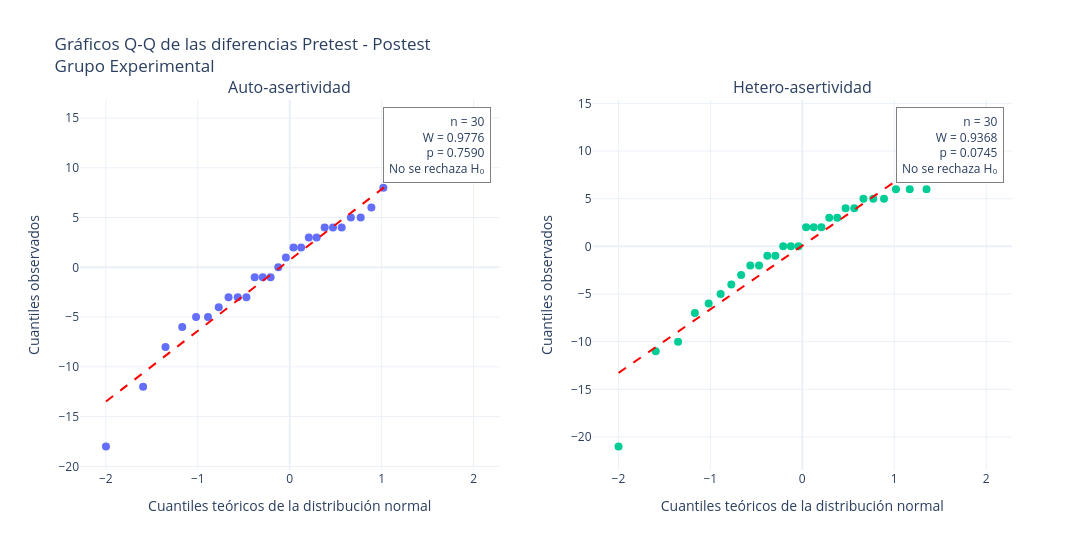

Write notebook code for a chart like this one.
### Code cell
alpha = 0.05

# Seleccionar grupo
grupo = 'experimental'  # 'control' o 'experimental'

# Variables de asertividad
variables = [
    'Auto-asertividad',
    'Hetero-asertividad'
]

# Copiar y normalizar datos
datos = estilos_aplicados.copy()

datos['Grupo'] = (
    datos['Grupo']
    .astype(str)
    .str.strip()
    .str.lower()
)

datos['Test'] = (
    datos['Test']
    .astype(str)
    .str.strip()
    .str.lower()
)

# Convertir puntajes a valores numéricos
for variable in variables:
    datos[variable] = pd.to_numeric(
        datos[variable],
        errors='coerce'
    )

# Filtrar grupo seleccionado
datos_grupo = datos[
    datos['Grupo'] == grupo.lower()
].copy()

# Crear subgráficos
fig = make_subplots(
    rows=1,
    cols=2,
    subplot_titles=variables
)

# Recorrer variables
for i, variable in enumerate(variables):

    columna = i + 1

    # Emparejar participantes
    datos_pareados = datos_grupo.pivot(
        index='ID',
        columns='Test',
        values=variable
    )

    datos_pareados = datos_pareados.reindex(
        columns=['pretest', 'postest']
    ).dropna()

    # Calcular diferencias
    diferencias = (
        datos_pareados['postest'] -
        datos_pareados['pretest']
    ).to_numpy()

    n = len(diferencias)

    # Verificar datos suficientes
    if n < 3:
        continue

    # Shapiro-Wilk
    resultado = shapiro(diferencias)

    W = resultado.statistic
    pvalue = resultado.pvalue

    # Calcular cuantiles teóricos y observados
    (
        (cuantiles_teoricos, cuantiles_observados),
        (pendiente, intercepto, r)
    ) = probplot(
        diferencias,
        dist='norm',
        fit=True
    )

    # Gráfico de puntos Q-Q
    fig.add_trace(
        go.Scatter(
            x=cuantiles_teoricos,
            y=cuantiles_observados,
            mode='markers',
            name='Cuantiles observados',
            showlegend=(i == 0),
            marker=dict(size=8),
            hovertemplate=(
                'Cuantil teórico: %{x:.3f}<br>'
                'Cuantil observado: %{y:.3f}'
                '<extra></extra>'
            )
        ),
        row=1,
        col=columna
    )

    # Línea de referencia
    x_linea = np.linspace(
        min(cuantiles_teoricos),
        max(cuantiles_teoricos),
        100
    )

    y_linea = pendiente * x_linea + intercepto

    fig.add_trace(
        go.Scatter(
            x=x_linea,
            y=y_linea,
            mode='lines',
            name='Línea de referencia',
            showlegend=(i == 0),
            line=dict(
                color='red',
                dash='dash',
                width=2
            ),
            hoverinfo='skip'
        ),
        row=1,
        col=columna
    )

    # Decisión de Shapiro-Wilk
    if pvalue > alpha:
        decision = 'No se rechaza H₀'
    else:
        decision = 'Se rechaza H₀'

    # Anotación estadística
    fig.add_annotation(
        x=0.98,
        y=0.98,
        xref=f'x{"" if i == 0 else i+1} domain',
        yref=f'y{"" if i == 0 else i+1} domain',
        text=(
            f'n = {n}<br>'
            f'W = {W:.4f}<br>'
            f'p = {pvalue:.4f}<br>'
            f'{decision}'
        ),
        showarrow=False,
        align='right',
        bgcolor='white',
        bordercolor='gray',
        borderwidth=1,
        borderpad=5
    )

# Configuración general
fig.update_layout(
    title=(
        'Gráficos Q-Q de las diferencias Pretest - Postest'
        f'<br>Grupo {grupo.capitalize()}'
    ),
    height=550,
    width=1200,
    template='plotly_white',
    showlegend=False
)

# Configuración de ejes
fig.update_xaxes(
    title_text='Cuantiles teóricos de la distribución normal'
)

fig.update_yaxes(
    title_text='Cuantiles observados'
)

fig.show()

### Figure 1 — Plotly figure (JSON) as saved in the notebook; plotly's stock layout.template omitted (floating-point values rounded to 4 significant figures)
{"data": [{"hovertemplate": "Cuantil teórico: %{x:.3f}<br>Cuantil observado: %{y:.3f}<extra></extra>", "marker": {"size": 8}, "mode": "markers", "name": "Cuantiles observados", "showlegend": true, "type": "scatter", "x": [-1.998, -1.595, -1.351, -1.169, -1.019, -0.8885, -0.7719, -0.6651, -0.5653, -0.4709, -0.3805, -0.2931, -0.2079, -0.1241, -0.04129, 0.04129, 0.1241, 0.2079, 0.2931, 0.3805, 0.4709, 0.5653, 0.6651, 0.7719, 0.8885, 1.019, 1.169, 1.351, 1.595, 1.998], "xaxis": "x", "y": [-18, -12, -8, -6, -5, -5, -4, -3, -3, -3, -1, -1, -1, 0, 1, 2, 2, 3, 3, 4, 4, 4, 5, 5, 6, 8, 9, 9, 13, 14], "yaxis": "y"}, {"hoverinfo": "skip", "line": {"color": "red", "dash": "dash", "width": 2}, "mode": "lines", "name": "Línea de referencia", "showlegend": true, "type": "scatter", "x": [-1.998, -1.958, -1.918, -1.877, -1.837, -1.796, -1.756, -1.716, -1.675, -1.635, -1.595, -1.554, -1.514, -1.474, -1.433, -1.393, -1.352, -1.312, -1.272, -1.231, -1.191, -1.151, -1.11, -1.07, -1.029, -0.9891, -0.9487, -0.9083, -0.868, -0.8276, -0.7872, -0.7469, -0.7065, -0.6661, -0.6257, -0.5854, -0.545, -0.5046, -0.4643, -0.4239, -0.3835, -0.3431, -0.3028, -0.2624, -0.222, -0.1817, -0.1413, -0.1009, -0.06056, -0.02019, 0.02019, 0.06056, 0.1009, 0.1413, 0.1817, 0.222, 0.2624, 0.3028, 0.3431, 0.3835, 0.4239, 0.4643, 0.5046, 0.545, 0.5854, 0.6257, 0.6661, 0.7065, 0.7469, 0.7872, 0.8276, 0.868, 0.9083, 0.9487, 0.9891, 1.029, 1.07, 1.11, 1.151, 1.191, 1.231, 1.272, 1.312, 1.352, 1.393, 1.433, 1.474, 1.514, 1.554, 1.595, 1.635, 1.675, 1.716, 1.756, 1.796, 1.837, 1.877, 1.918, 1.958, 1.998], "xaxis": "x", "y": [-13.49, -13.2, -12.91, -12.62, -12.34, -12.05, -11.76, -11.47, -11.19, -10.9, -10.61, -10.33, -10.04, -9.751, -9.464, -9.177, -8.89, -8.602, -8.315, -8.028, -7.741, -7.453, -7.166, -6.879, -6.592, -6.304, -6.017, -5.73, -5.443, -5.155, -4.868, -4.581, -4.294, -4.006, -3.719, -3.432, -3.145, -2.857, -2.57, -2.283, -1.996, -1.708, -1.421, -1.134, -0.8466, -0.5593, -0.2721, 0.0152, 0.3025, 0.5897, 0.877, 1.164, 1.451, 1.739, 2.026, 2.313, 2.6, 2.888, 3.175, 3.462, 3.75, 4.037, 4.324, 4.611, 4.899, 5.186, 5.473, 5.76, 6.048, 6.335, 6.622, 6.909, 7.197, 7.484, 7.771, 8.058, 8.346, 8.633, 8.92, 9.207, 9.495, 9.782, 10.07, 10.36, 10.64, 10.93, 11.22, 11.51, 11.79, 12.08, 12.37, 12.65, 12.94, 13.23, 13.52, 13.8, 14.09, 14.38, 14.67, 14.95], "yaxis": "y"}, {"hovertemplate": "Cuantil teórico: %{x:.3f}<br>Cuantil observado: %{y:.3f}<extra></extra>", "marker": {"size": 8}, "mode": "markers", "name": "Cuantiles observados", "showlegend": false, "type": "scatter", "x": [-1.998, -1.595, -1.351, -1.169, -1.019, -0.8885, -0.7719, -0.6651, -0.5653, -0.4709, -0.3805, -0.2931, -0.2079, -0.1241, -0.04129, 0.04129, 0.1241, 0.2079, 0.2931, 0.3805, 0.4709, 0.5653, 0.6651, 0.7719, 0.8885, 1.019, 1.169, 1.351, 1.595, 1.998], "xaxis": "x2", "y": [-21, -11, -10, -7, -6, -5, -4, -3, -2, -2, -1, -1, 0, 0, 0, 2, 2, 2, 3, 3, 4, 4, 5, 5, 5, 6, 6, 6, 10, 12], "yaxis": "y2"}, {"hoverinfo": "skip", "line": {"color": "red", "dash": "dash", "width": 2}, "mode": "lines", "name": "Línea de referencia", "showlegend": false, "type": "scatter", "x": [-1.998, -1.958, -1.918, -1.877, -1.837, -1.796, -1.756, -1.716, -1.675, -1.635, -1.595, -1.554, -1.514, -1.474, -1.433, -1.393, -1.352, -1.312, -1.272, -1.231, -1.191, -1.151, -1.11, -1.07, -1.029, -0.9891, -0.9487, -0.9083, -0.868, -0.8276, -0.7872, -0.7469, -0.7065, -0.6661, -0.6257, -0.5854, -0.545, -0.5046, -0.4643, -0.4239, -0.3835, -0.3431, -0.3028, -0.2624, -0.222, -0.1817, -0.1413, -0.1009, -0.06056, -0.02019, 0.02019, 0.06056, 0.1009, 0.1413, 0.1817, 0.222, 0.2624, 0.3028, 0.3431, 0.3835, 0.4239, 0.4643, 0.5046, 0.545, 0.5854, 0.6257, 0.6661, 0.7065, 0.7469, 0.7872, 0.8276, 0.868, 0.9083, 0.9487, 0.9891, 1.029, 1.07, 1.11, 1.151, 1.191, 1.231, 1.272, 1.312, 1.352, 1.393, 1.433, 1.474, 1.514, 1.554, 1.595, 1.635, 1.675, 1.716, 1.756, 1.796, 1.837, 1.877, 1.918, 1.958, 1.998], "xaxis": "x2", "y": [-13.28, -13.01, -12.74, -12.47, -12.2, -11.93, -11.66, -11.39, -11.12, -10.85, -10.58, -10.31, -10.04, -9.772, -9.503, -9.233, -8.964, -8.694, -8.425, -8.155, -7.885, -7.616, -7.346, -7.077, -6.807, -6.538, -6.268, -5.998, -5.729, -5.459, -5.19, -4.92, -4.651, -4.381, -4.112, -3.842, -3.572, -3.303, -3.033, -2.764, -2.494, -2.225, -1.955, -1.685, -1.416, -1.146, -0.8768, -0.6072, -0.3377, -0.06811, 0.2014, 0.471, 0.7406, 1.01, 1.28, 1.549, 1.819, 2.088, 2.358, 2.628, 2.897, 3.167, 3.436, 3.706, 3.975, 4.245, 4.514, 4.784, 5.054, 5.323, 5.593, 5.862, 6.132, 6.401, 6.671, 6.941, 7.21, 7.48, 7.749, 8.019, 8.288, 8.558, 8.827, 9.097, 9.367, 9.636, 9.906, 10.18, 10.44, 10.71, 10.98, 11.25, 11.52, 11.79, 12.06, 12.33, 12.6, 12.87, 13.14, 13.41], "yaxis": "y2"}], "layout": {"annotations": [{"font": {"size": 16}, "showarrow": false, "text": "Auto-asertividad", "x": 0.225, "xanchor": "center", "xref": "paper", "y": 1, "yanchor": "bottom", "yref": "paper"}, {"font": {"size": 16}, "showarrow": false, "text": "Hetero-asertividad", "x": 0.775, "xanchor": "center", "xref": "paper", "y": 1, "yanchor": "bottom", "yref": "paper"}, {"align": "right", "bgcolor": "white", "bordercolor": "gray", "borderpad": 5, "borderwidth": 1, "showarrow": false, "text": "n = 30<br>W = 0.9776<br>p = 0.7590<br>No se rechaza H₀", "x": 0.98, "xref": "x domain", "y": 0.98, "yref": "y domain"}, {"align": "right", "bgcolor": "white", "bordercolor": "gray", "borderpad": 5, "borderwidth": 1, "showarrow": false, "text": "n = 30<br>W = 0.9368<br>p = 0.0745<br>No se rechaza H₀", "x": 0.98, "xref": "x2 domain", "y": 0.98, "yref": "y2 domain"}], "height": 550, "showlegend": false, "title": {"text": "Gráficos Q-Q de las diferencias Pretest - Postest<br>Grupo Experimental"}, "width": 1200, "xaxis": {"anchor": "y", "domain": [0, 0.45], "title": {"text": "Cuantiles teóricos de la distribución normal"}}, "xaxis2": {"anchor": "y2", "domain": [0.55, 1], "title": {"text": "Cuantiles teóricos de la distribución normal"}}, "yaxis": {"anchor": "x", "domain": [0, 1], "title": {"text": "Cuantiles observados"}}, "yaxis2": {"anchor": "x2", "domain": [0, 1], "title": {"text": "Cuantiles observados"}}}}
